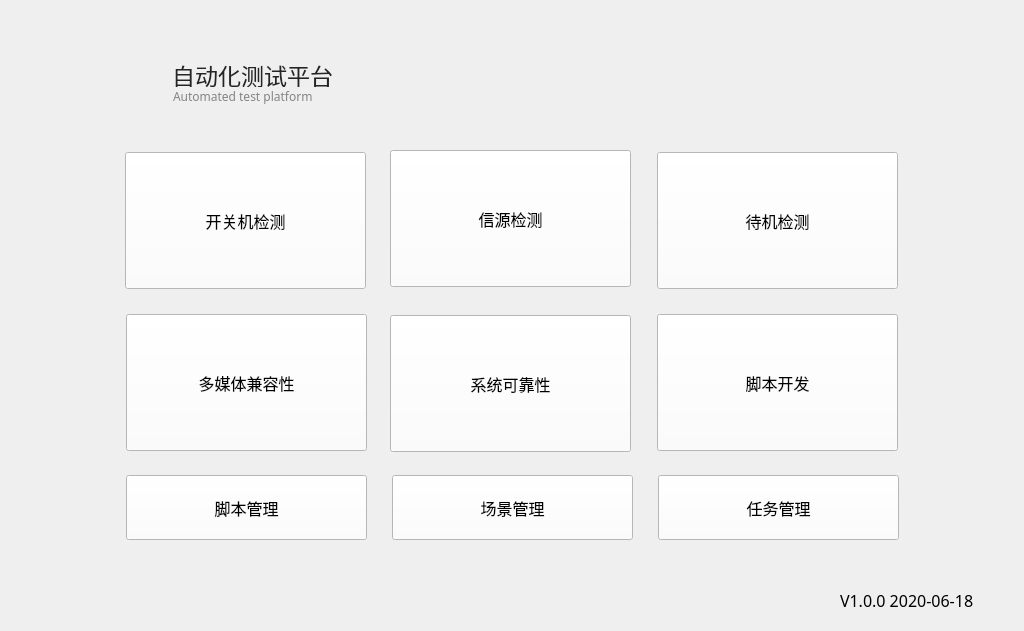
<?xml version="1.0" encoding="UTF-8"?>
<ui version="4.0">
 <class>MainWindow</class>
 <widget class="QMainWindow" name="MainWindow">
  <property name="enabled">
   <bool>true</bool>
  </property>
  <property name="geometry">
   <rect>
    <x>0</x>
    <y>0</y>
    <width>1024</width>
    <height>631</height>
   </rect>
  </property>
  <property name="acceptDrops">
   <bool>false</bool>
  </property>
  <property name="windowTitle">
   <string>自动化测试平台</string>
  </property>
  <property name="styleSheet">
   <string notr="true">QWidget#centralwidget {
background-image: url(:/img/bg.png)
}
QPushButton {
background: #FFFFFF;
box-shadow: 0 1px 7px 0 rgba(0,0,0,0.09);
font-family: PingFangSC-Medium;
font-size: 16px rgba(0,0,0,0.85);
}
QLabel {
background-image:url();
}

</string>
  </property>
  <widget class="QWidget" name="centralwidget">
   <widget class="QPushButton" name="btn_switch">
    <property name="geometry">
     <rect>
      <x>125</x>
      <y>152</y>
      <width>241</width>
      <height>137</height>
     </rect>
    </property>
    <property name="styleSheet">
     <string notr="true"/>
    </property>
    <property name="text">
     <string>开关机检测</string>
    </property>
    <property name="icon">
     <iconset resource="img/11.qrc">
      <normaloff>:/img/icon_开关机压测.svg</normaloff>:/img/icon_开关机压测.svg</iconset>
    </property>
    <property name="iconSize">
     <size>
      <width>56</width>
      <height>56</height>
     </size>
    </property>
   </widget>
   <widget class="QPushButton" name="btn_source">
    <property name="geometry">
     <rect>
      <x>390</x>
      <y>150</y>
      <width>241</width>
      <height>137</height>
     </rect>
    </property>
    <property name="styleSheet">
     <string notr="true"/>
    </property>
    <property name="text">
     <string>信源检测</string>
    </property>
    <property name="icon">
     <iconset resource="img/11.qrc">
      <normaloff>:/img/icon_信源煲机.svg</normaloff>:/img/icon_信源煲机.svg</iconset>
    </property>
    <property name="iconSize">
     <size>
      <width>56</width>
      <height>56</height>
     </size>
    </property>
   </widget>
   <widget class="QPushButton" name="btn_media">
    <property name="geometry">
     <rect>
      <x>126</x>
      <y>314</y>
      <width>241</width>
      <height>137</height>
     </rect>
    </property>
    <property name="layoutDirection">
     <enum>Qt::LeftToRight</enum>
    </property>
    <property name="styleSheet">
     <string notr="true"/>
    </property>
    <property name="text">
     <string>多媒体兼容性</string>
    </property>
    <property name="icon">
     <iconset resource="img/11.qrc">
      <normaloff>:/img/icon_视频类压测.svg</normaloff>:/img/icon_视频类压测.svg</iconset>
    </property>
    <property name="iconSize">
     <size>
      <width>56</width>
      <height>56</height>
     </size>
    </property>
   </widget>
   <widget class="QPushButton" name="btn_wake">
    <property name="geometry">
     <rect>
      <x>657</x>
      <y>152</y>
      <width>241</width>
      <height>137</height>
     </rect>
    </property>
    <property name="styleSheet">
     <string notr="true"/>
    </property>
    <property name="text">
     <string>待机检测</string>
    </property>
    <property name="icon">
     <iconset resource="img/11.qrc">
      <normaloff>:/img/icon_待机压测.svg</normaloff>:/img/icon_待机压测.svg</iconset>
    </property>
    <property name="iconSize">
     <size>
      <width>56</width>
      <height>56</height>
     </size>
    </property>
   </widget>
   <widget class="QPushButton" name="btn_monkey">
    <property name="geometry">
     <rect>
      <x>390</x>
      <y>315</y>
      <width>241</width>
      <height>137</height>
     </rect>
    </property>
    <property name="styleSheet">
     <string notr="true"/>
    </property>
    <property name="text">
     <string>系统可靠性</string>
    </property>
    <property name="icon">
     <iconset resource="img/11.qrc">
      <normaloff>:/img/icon_monkey压测.svg</normaloff>:/img/icon_monkey压测.svg</iconset>
    </property>
    <property name="iconSize">
     <size>
      <width>56</width>
      <height>56</height>
     </size>
    </property>
   </widget>
   <widget class="QPushButton" name="btn_recorder">
    <property name="geometry">
     <rect>
      <x>657</x>
      <y>314</y>
      <width>241</width>
      <height>137</height>
     </rect>
    </property>
    <property name="styleSheet">
     <string notr="true"/>
    </property>
    <property name="text">
     <string>脚本开发</string>
    </property>
    <property name="icon">
     <iconset resource="img/11.qrc">
      <normaloff>:/img/icon_录制脚本.svg</normaloff>:/img/icon_录制脚本.svg</iconset>
    </property>
    <property name="iconSize">
     <size>
      <width>56</width>
      <height>56</height>
     </size>
    </property>
   </widget>
   <widget class="QLabel" name="label_version">
    <property name="geometry">
     <rect>
      <x>840</x>
      <y>590</y>
      <width>171</width>
      <height>20</height>
     </rect>
    </property>
    <property name="styleSheet">
     <string notr="true">font-family: PingFangSC-Regular;
font-size: 12pt;
color: rgb(0,0,0);
</string>
    </property>
    <property name="text">
     <string>V1.0.0 2020-06-18</string>
    </property>
   </widget>
   <widget class="QPushButton" name="btn_scene_list">
    <property name="geometry">
     <rect>
      <x>392</x>
      <y>475</y>
      <width>241</width>
      <height>65</height>
     </rect>
    </property>
    <property name="styleSheet">
     <string notr="true">QPushButton{
background: #FFFFFF;
box-shadow: 0 2px 12px 0 rgba(0,0,0,0.09);
}</string>
    </property>
    <property name="text">
     <string>场景管理</string>
    </property>
   </widget>
   <widget class="QPushButton" name="btn_task_list">
    <property name="geometry">
     <rect>
      <x>658</x>
      <y>475</y>
      <width>241</width>
      <height>65</height>
     </rect>
    </property>
    <property name="styleSheet">
     <string notr="true"/>
    </property>
    <property name="text">
     <string>任务管理</string>
    </property>
   </widget>
   <widget class="QPushButton" name="btn_script">
    <property name="geometry">
     <rect>
      <x>126</x>
      <y>475</y>
      <width>241</width>
      <height>65</height>
     </rect>
    </property>
    <property name="styleSheet">
     <string notr="true">QPushButton{
color:  rgb(24,144,255)
font: 13pt &quot;新宋体&quot;;
background-color: rgb(24,144,255)
border: 1px solid rgb(0, 0, 0);
}
QPushButton:hover{
background-color: rgb(10, 169, 255);
}</string>
    </property>
    <property name="text">
     <string>脚本管理</string>
    </property>
   </widget>
   <widget class="QLabel" name="lb_name">
    <property name="geometry">
     <rect>
      <x>172</x>
      <y>63</y>
      <width>161</width>
      <height>24</height>
     </rect>
    </property>
    <property name="styleSheet">
     <string notr="true">font-family: PingFangSC-Semibold;
font-size: 23px;
color: rgba(0,0,0,0.85);
line-height: 23.61px;</string>
    </property>
    <property name="text">
     <string>自动化测试平台</string>
    </property>
   </widget>
   <widget class="QLabel" name="lb_e_nane">
    <property name="geometry">
     <rect>
      <x>173</x>
      <y>88</y>
      <width>141</width>
      <height>16</height>
     </rect>
    </property>
    <property name="styleSheet">
     <string notr="true">font-family: PingFangSC-Regular;
font-size: 10.01px;
color: rgba(0,0,0,0.45);
line-height: 15.74px;</string>
    </property>
    <property name="text">
     <string>Automated test platform</string>
    </property>
   </widget>
   <widget class="QLabel" name="lb_logo">
    <property name="geometry">
     <rect>
      <x>109</x>
      <y>45</y>
      <width>63</width>
      <height>63</height>
     </rect>
    </property>
    <property name="styleSheet">
     <string notr="true">background-image:url();
</string>
    </property>
    <property name="text">
     <string/>
    </property>
    <property name="pixmap">
     <pixmap resource="img/11.qrc">:/img/首页图标.svg</pixmap>
    </property>
   </widget>
  </widget>
 </widget>
 <resources>
  <include location="img/11.qrc"/>
 </resources>
 <connections/>
</ui>
